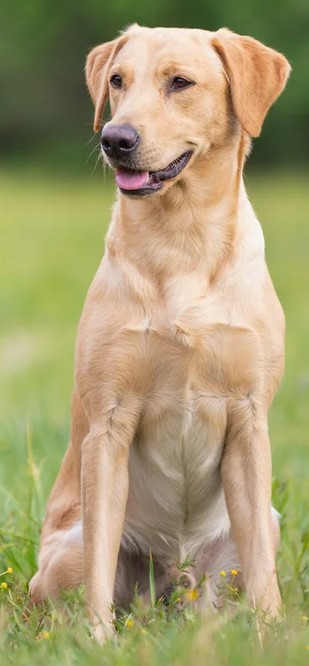
//> input picture OpenCV_CPP/Photogrammetry_OpenCV_CPP/featureMatching/labradorSingle.jpg, 309 x 666 px
$ ./FeatureMatching -input1=labradorSingle.jpg -input2=labradorsCombined.jpg   (built with g++ and OpenCV 4)
//> lines starting //> are read from the running program, lines starting //| are printed output that depends on the picture
#include "opencv2/core.hpp"
#include <iostream>
#ifdef HAVE_OPENCV_XFEATURES2D
#include "opencv2/features2d.hpp"
#include "opencv2/highgui.hpp"
#include "opencv2/xfeatures2d.hpp"
using namespace cv;
using namespace cv::xfeatures2d;
using std::cout;
using std::endl;
const char *keys = "{ help h |                  | Print help message. }"
                   "{ input1 | box.png          | Path to input image 1. }"
                   "{ input2 | box_in_scene.png | Path to input image 2. }";
int main(int argc, char *argv[]) {
    CommandLineParser parser(argc, argv, keys);
    Mat img1 = imread(samples::findFile(parser.get<String>("input1")),
                      IMREAD_GRAYSCALE);
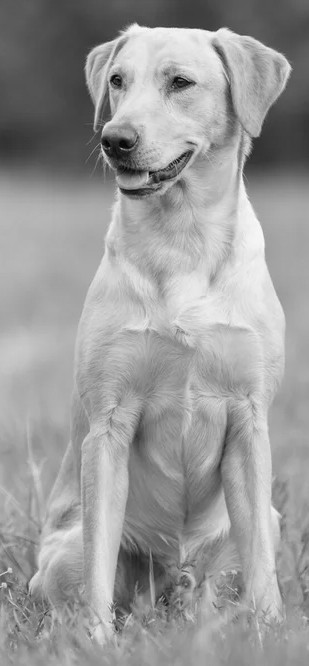
//> img1: 666 rows x 309 cols, CV_8UC1; min 0, max 254, mean 154.4
    Mat img2 = imread(samples::findFile(parser.get<String>("input2")),
                      IMREAD_GRAYSCALE);
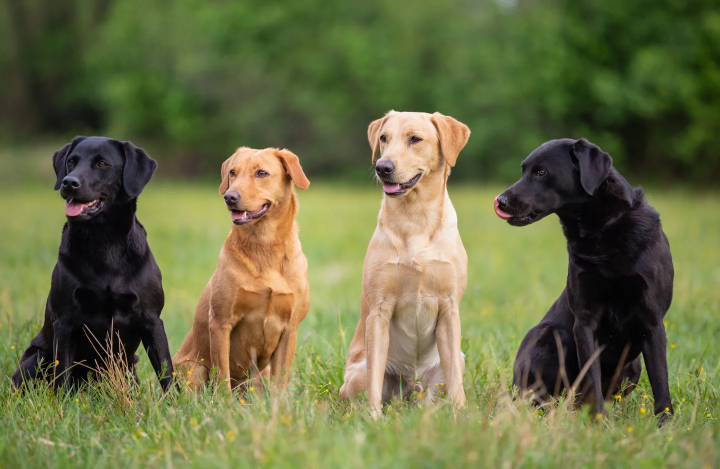
//> input picture OpenCV_CPP/Photogrammetry_OpenCV_CPP/featureMatching/labradorsCombined.jpg, 1440 x 938 px (shown at 1/2 size)
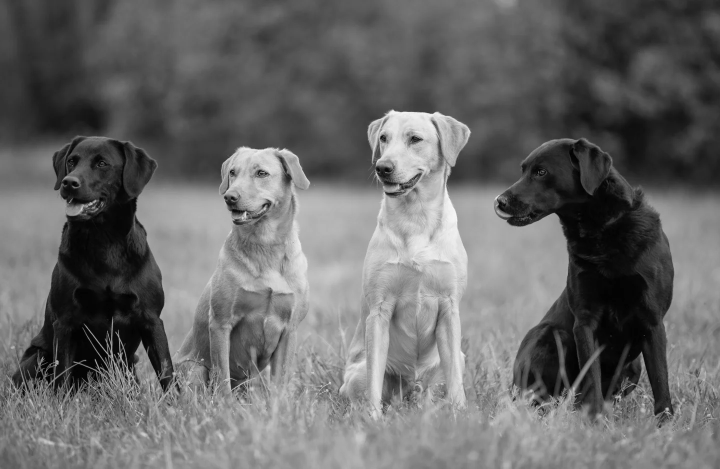
//> img2: 938 rows x 1440 cols, CV_8UC1 (shown at 1/2 size); min 0, max 251, mean 104.8
    if (img1.empty() || img2.empty()) {
        cout << "Could not open or find the image!\n" << endl;
        parser.printMessage();
        return -1;
    }
    //-- Step 1: Detect the keypoints using SURF Detector, compute the
    // descriptors
    int minHessian = 400;
//> (the run ends here: the program stops with an error, at `Ptr<SURF> detector = SURF::create(minHessian);`)
